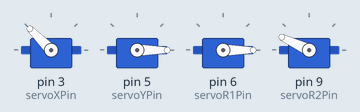
Recording of a sketch running on a simulated Arduino Uno, built with avr-gcc and run on an emulated ATmega328P. Parts: 4 × servo.

Above: at 0.1 s.
At 5.6 s:
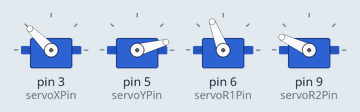
At 8.6 s:
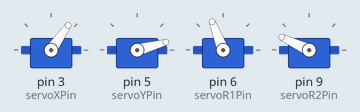
At 12.26 s:
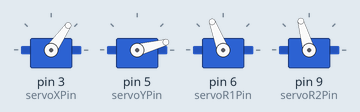
At 24.44 s:
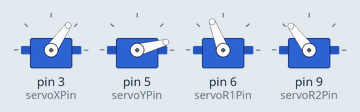
At 37.5 s:
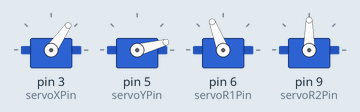
Timing chart, 0 to 39.0 s (numbered marks = the images above):
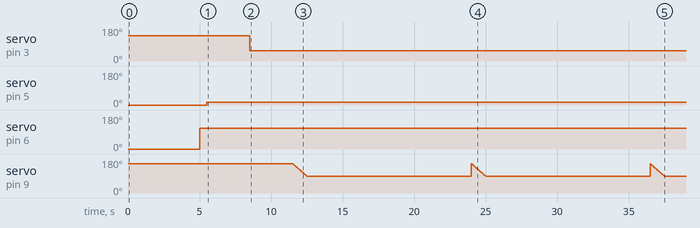

The sketch:

week_final_coffeebot.ino
```cpp
#include <Servo.h>

Servo servoX;  // X
Servo servoY;  // Y
Servo servoR1; //flip over spoon into filter
Servo servoR2; // scooper within can

int servoXPin = 3;  // what pins are our servos connected to?
int servoYPin = 5;
int servoR1Pin = 6;
int servoR2Pin = 9;

int posX = 0;
int posY = 0;
int posR1 = 0;
int posR2 = 0;

void setup() {

  // "attach" servos
  servoX.attach(servoXPin);
  servoY.attach(servoYPin);
  servoR1.attach(servoR1Pin);
  servoR2.attach(servoR2Pin);

  //start bot over coffee
  servoX.write(135);
  servoY.write(0);
  servoR1.write(0);
  servoR2.write(155);
}

void loop() {

  // Scoop / stabiize
  delay(5000);
  servoR1.write(111);
  delay(500);
  servoY.write(15);
  delay(3000);

  //position over filter
  servoX.write(55);
  delay(3000);

  //dump into filter

  for (posR2 = 155; posR2 >= 90; posR2 -= 1) {
    servoR2.write(posR2);
    delay(15);
  }


  //  servoR2.write(0);
  //  delay(3000);
  //  servoR1.write(90);
  //  delay(5000);


  //  for (posX = 0; posX <= 135; posX += 1) {
  //    servoX.write(posX);
  //    //delay(15);
  //  }
  //
  //
  //
  //  for (posR1 = 0; posR1 <= 45; posR1 += 1) {
  //    servoR1.write(posR1);
  //    //delay(15);
  //  }
  //


  //
  //  for (posX = 180; posX >=0; posX -= 1) {
  //    servoX.write(posX);
  //    delay(15);
  //  }
  //
  //
  //
  //  for (posY = 0; posY <= 180; posY += 1) {
  //    servoY.write(posY);
  //    delay(15);
  //  }
  //    for (posY = 180; posY >=0; posY -= 1) {
  //    servoY.write(posY);
  //    delay(15);
  //  }
  //
  //
  //  for (posR1 = 0; posR1 <= 180; posR1 += 1) {
  //    servoR1.write(posR1);
  //    delay(15);
  //  }
  //    for (posR1 = 180; posR1 >=0; posR1 -= 1) {
  //    servoR1.write(posR1);
  //    delay(15);
  //  }
  //
  //
  //  for (posR2 = 0; posR2 <= 180; posR2 += 1) {
  //    servoR2.write(posR2);
  //    delay(15);
  //  }
  //    for (posR2 = 180; posR2 >=0; posR2 -= 1) {
  //    servoR2.write(posR2);
  //    delay(15);
  //  }

}
```

Measured:
- by itself, servo on pin 3 (servoXPin): 135° → 55° at 8.5 s
- by itself, servo on pin 5 (servoYPin): 0° → 15° at 5.5 s
- by itself, servo on pin 6 (servoR1Pin): 0° → 111° at 5.0 s
- by itself, servo on pin 9 (servoR2Pin): ramps from 155° to 90° and jumps back, once every 12.5 s
